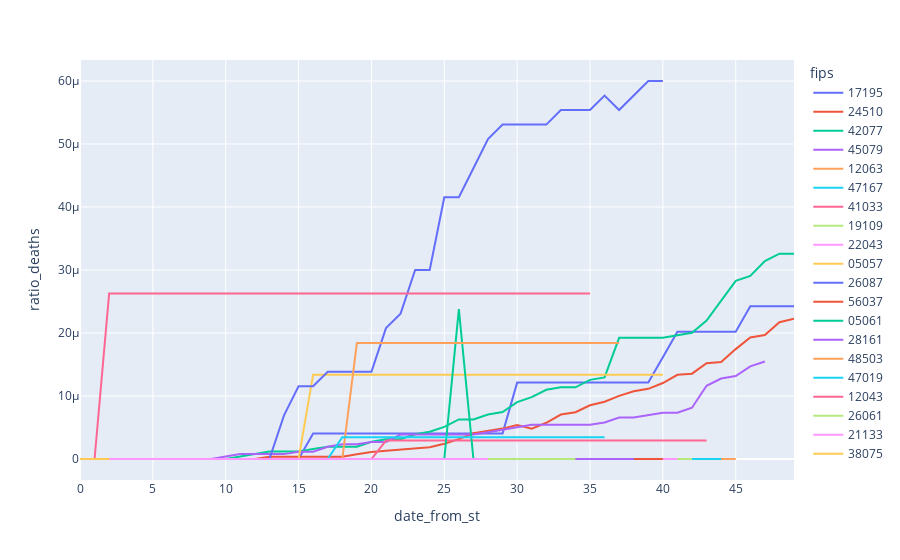

Notebook code cell kept with this figure:
### Code cell
import random

selected_county = random.sample(FIPS_mt, 20)
deaths_selected = deaths[(deaths["fips"].isin(selected_county))]
# pd.Series([deaths_selected[(deaths_selected["fips"]==fips) & deaths_selected["cases"]!=0]['date'].min() for fips in deaths_selected["fips"]])
deaths_selected["date_from_st"] = deaths_selected["date"].values - pd.Series([deaths_selected[(deaths_selected["fips"]==fips) & (deaths_selected["cases"]!=0)]['date'].min() for fips in deaths_selected["fips"]]).values
# print(len(deaths_selected["date"]),len(pd.Series([deaths_selected[(deaths_selected["fips"]==fips) & deaths_selected["cases"]!=0]['date'].min() for fips in deaths_selected["fips"]])))
deaths_selected["date_from_st"] = deaths_selected['date_from_st'].apply(lambda x: x.days)
deaths_selected["diff_deaths"] = deaths_selected["ratio_deaths"].diff(-1)
# deaths_selected.dropna(inplace=True)

fig = px.line(deaths_selected, x="date_from_st", y="ratio_deaths", color=deaths_selected["fips"])
fig.show()

### Figure 1 — Plotly figure (JSON) as saved in the notebook; plotly's stock layout.template omitted (floating-point values rounded to 4 significant figures)
{"data": [{"hovertemplate": "fips=17195<br>date_from_st=%{x}<br>ratio_deaths=%{y}<extra></extra>", "legendgroup": "17195", "line": {"color": "#636efa", "dash": "solid"}, "mode": "lines", "name": "17195", "showlegend": true, "type": "scatter", "x": [0, 1, 2, 3, 4, 5, 6, 7, 8, 9, 10, 11, 12, 13, 14, 15, 16, 17, 18, 19, 20, 21, 22, 23, 24, 25, 26, 27, 28, 29, 30, 31, 32, 33, 34, 35, 36, 37, 38, 39, 40, 41, 42, 43, 44, 45, 46, 47, 48, 49], "xaxis": "x", "y": [0, 0, 0, 0, 0, 0, 0, 0, 0, 0, 0, 0, 0, 0, 0, 0, 4.041e-06, 4.041e-06, 4.041e-06, 4.041e-06, 4.041e-06, 4.041e-06, 4.041e-06, 4.041e-06, 4.041e-06, 4.041e-06, 4.041e-06, 4.041e-06, 4.041e-06, 4.041e-06, 1.212e-05, 1.212e-05, 1.212e-05, 1.212e-05, 1.212e-05, 1.212e-05, 1.212e-05, 1.212e-05, 1.212e-05, 1.212e-05, 1.616e-05, 2.021e-05, 2.021e-05, 2.021e-05, 2.021e-05, 2.021e-05, 2.425e-05, 2.425e-05, 2.425e-05, 2.425e-05], "yaxis": "y"}, {"hovertemplate": "fips=24510<br>date_from_st=%{x}<br>ratio_deaths=%{y}<extra></extra>", "legendgroup": "24510", "line": {"color": "#EF553B", "dash": "solid"}, "mode": "lines", "name": "24510", "showlegend": true, "type": "scatter", "x": [0, 1, 2, 3, 4, 5, 6, 7, 8, 9, 10, 11, 12, 13, 14, 15, 16, 17, 18, 19, 20, 21, 22, 23, 24, 25, 26, 27, 28, 29, 30, 31, 32, 33, 34, 35, 36, 37, 38, 39, 40, 41, 42, 43, 44, 45, 46, 47, 48, 49], "xaxis": "x", "y": [0, 0, 0, 0, 0, 0, 0, 0, 0, 0, 0, 0, 0, 3.711e-07, 3.711e-07, 3.711e-07, 3.711e-07, 3.711e-07, 3.711e-07, 7.422e-07, 1.113e-06, 1.299e-06, 1.484e-06, 1.67e-06, 1.855e-06, 2.412e-06, 3.154e-06, 4.082e-06, 4.453e-06, 4.824e-06, 5.381e-06, 4.824e-06, 5.752e-06, 7.051e-06, 7.422e-06, 8.535e-06, 9.092e-06, 1.002e-05, 1.076e-05, 1.113e-05, 1.206e-05, 1.336e-05, 1.354e-05, 1.521e-05, 1.54e-05, 1.744e-05, 1.93e-05, 1.967e-05, 2.171e-05, 2.227e-05], "yaxis": "y"}, {"hovertemplate": "fips=42077<br>date_from_st=%{x}<br>ratio_deaths=%{y}<extra></extra>", "legendgroup": "42077", "line": {"color": "#00cc96", "dash": "solid"}, "mode": "lines", "name": "42077", "showlegend": true, "type": "scatter", "x": [0, 1, 2, 3, 4, 5, 6, 7, 8, 9, 10, 11, 12, 13, 14, 15, 16, 17, 18, 19, 20, 21, 22, 23, 24, 25, 26, 27, 28, 29, 30, 31, 32, 33, 34, 35, 36, 37, 38, 39, 40, 41, 42, 43, 44, 45, 46, 47, 48, 49], "xaxis": "x", "y": [0, 0, 0, 0, 0, 0, 0, 0, 0, 0, 0, 3.926e-07, 7.851e-07, 1.178e-06, 1.178e-06, 1.178e-06, 1.57e-06, 1.963e-06, 1.963e-06, 1.963e-06, 2.748e-06, 3.141e-06, 3.141e-06, 3.926e-06, 4.318e-06, 5.103e-06, 6.281e-06, 6.281e-06, 7.066e-06, 7.459e-06, 9.029e-06, 9.814e-06, 1.099e-05, 1.138e-05, 1.138e-05, 1.256e-05, 1.295e-05, 1.924e-05, 1.924e-05, 1.924e-05, 1.924e-05, 1.963e-05, 2.002e-05, 2.198e-05, 2.512e-05, 2.826e-05, 2.905e-05, 3.141e-05, 3.258e-05, 3.258e-05], "yaxis": "y"}, {"hovertemplate": "fips=45079<br>date_from_st=%{x}<br>ratio_deaths=%{y}<extra></extra>", "legendgroup": "45079", "line": {"color": "#ab63fa", "dash": "solid"}, "mode": "lines", "name": "45079", "showlegend": true, "type": "scatter", "x": [0, 1, 2, 3, 4, 5, 6, 7, 8, 9, 10, 11, 12, 13, 14, 15, 16, 17, 18, 19, 20, 21, 22, 23, 24, 25, 26, 27, 28, 29, 30, 31, 32, 33, 34, 35, 36, 37, 38, 39, 40, 41, 42, 43, 44, 45, 46, 47], "xaxis": "x", "y": [0, 0, 0, 0, 0, 0, 0, 0, 0, 0, 3.872e-07, 7.743e-07, 7.743e-07, 7.743e-07, 7.743e-07, 1.161e-06, 1.161e-06, 1.936e-06, 2.323e-06, 2.323e-06, 2.71e-06, 2.71e-06, 3.872e-06, 3.872e-06, 3.872e-06, 3.872e-06, 3.872e-06, 3.872e-06, 4.259e-06, 4.646e-06, 5.033e-06, 5.42e-06, 5.42e-06, 5.42e-06, 5.42e-06, 5.42e-06, 5.807e-06, 6.582e-06, 6.582e-06, 6.969e-06, 7.356e-06, 7.356e-06, 8.13e-06, 1.161e-05, 1.278e-05, 1.316e-05, 1.471e-05, 1.549e-05], "yaxis": "y"}, {"hovertemplate": "fips=12063<br>date_from_st=%{x}<br>ratio_deaths=%{y}<extra></extra>", "legendgroup": "12063", "line": {"color": "#FFA15A", "dash": "solid"}, "mode": "lines", "name": "12063", "showlegend": true, "type": "scatter", "x": [0, 1, 2, 3, 4, 5, 6, 7, 8, 9, 10, 11, 12, 13, 14, 15, 16, 17, 18, 19, 20, 21, 22, 23, 24, 25, 26, 27, 28, 29, 30, 31, 32, 33, 34, 35, 36, 37, 38, 39, 40, 41, 42, 43, 44, 45], "xaxis": "x", "y": [0, 0, 0, 0, 0, 0, 0, 0, 0, 0, 0, 0, 0, 0, 0, 0, 0, 0, 0, 0, 0, 0, 0, 0, 0, 0, 0, 0, 0, 0, 0, 0, 0, 0, 0, 0, 0, 0, 0, 0, 0, 0, 0, 0, 0, 0], "yaxis": "y"}, {"hovertemplate": "fips=47167<br>date_from_st=%{x}<br>ratio_deaths=%{y}<extra></extra>", "legendgroup": "47167", "line": {"color": "#19d3f3", "dash": "solid"}, "mode": "lines", "name": "47167", "showlegend": true, "type": "scatter", "x": [0, 1, 2, 3, 4, 5, 6, 7, 8, 9, 10, 11, 12, 13, 14, 15, 16, 17, 18, 19, 20, 21, 22, 23, 24, 25, 26, 27, 28, 29, 30, 31, 32, 33, 34, 35, 36, 37, 38, 39, 40, 41, 42, 43, 44], "xaxis": "x", "y": [0, 0, 0, 0, 0, 0, 0, 0, 0, 0, 0, 0, 0, 0, 0, 0, 0, 0, 0, 0, 0, 0, 0, 0, 0, 0, 0, 0, 0, 0, 0, 0, 0, 0, 0, 0, 0, 0, 0, 0, 0, 0, 0, 0, 0], "yaxis": "y"}, {"hovertemplate": "fips=41033<br>date_from_st=%{x}<br>ratio_deaths=%{y}<extra></extra>", "legendgroup": "41033", "line": {"color": "#FF6692", "dash": "solid"}, "mode": "lines", "name": "41033", "showlegend": true, "type": "scatter", "x": [0, 1, 2, 3, 4, 5, 6, 7, 8, 9, 10, 11, 12, 13, 14, 15, 16, 17, 18, 19, 20, 21, 22, 23, 24, 25, 26, 27, 28, 29, 30, 31, 32, 33, 34, 35, 36, 37, 38, 39, 40, 41, 42, 43], "xaxis": "x", "y": [0, 0, 0, 0, 0, 0, 0, 0, 0, 0, 0, 0, 0, 0, 0, 0, 0, 0, 0, 0, 0, 2.919e-06, 2.919e-06, 2.919e-06, 2.919e-06, 2.919e-06, 2.919e-06, 2.919e-06, 2.919e-06, 2.919e-06, 2.919e-06, 2.919e-06, 2.919e-06, 2.919e-06, 2.919e-06, 2.919e-06, 2.919e-06, 2.919e-06, 2.919e-06, 2.919e-06, 2.919e-06, 2.919e-06, 2.919e-06, 2.919e-06], "yaxis": "y"}, {"hovertemplate": "fips=19109<br>date_from_st=%{x}<br>ratio_deaths=%{y}<extra></extra>", "legendgroup": "19109", "line": {"color": "#B6E880", "dash": "solid"}, "mode": "lines", "name": "19109", "showlegend": true, "type": "scatter", "x": [0, 1, 2, 3, 4, 5, 6, 7, 8, 9, 10, 11, 12, 13, 14, 15, 16, 17, 18, 19, 20, 21, 22, 23, 24, 25, 26, 27, 28, 29, 30, 31, 32, 33, 34, 35, 36, 37, 38, 39, 40, 41, 42], "xaxis": "x", "y": [0, 0, 0, 0, 0, 0, 0, 0, 0, 0, 0, 0, 0, 0, 0, 0, 0, 0, 0, 0, 0, 0, 0, 0, 0, 0, 0, 0, 0, 0, 0, 0, 0, 0, 0, 0, 0, 0, 0, 0, 0, 0, 0], "yaxis": "y"}, {"hovertemplate": "fips=22043<br>date_from_st=%{x}<br>ratio_deaths=%{y}<extra></extra>", "legendgroup": "22043", "line": {"color": "#FF97FF", "dash": "solid"}, "mode": "lines", "name": "22043", "showlegend": true, "type": "scatter", "x": [0, 1, 2, 3, 4, 5, 6, 7, 8, 9, 10, 11, 12, 13, 14, 15, 16, 17, 18, 19, 20, 21, 22, 23, 24, 25, 26, 27, 28, 29, 30, 31, 32, 33, 34, 35, 36, 37, 38, 39, 40, 41], "xaxis": "x", "y": [0, 0, 0, 0, 0, 0, 0, 0, 0, 0, 0, 0, 0, 0, 0, 0, 0, 0, 0, 0, 0, 0, 0, 0, 0, 0, 0, 0, 0, 0, 0, 0, 0, 0, 0, 0, 0, 0, 0, 0, 0, 0], "yaxis": "y"}, {"hovertemplate": "fips=05057<br>date_from_st=%{x}<br>ratio_deaths=%{y}<extra></extra>", "legendgroup": "05057", "line": {"color": "#FECB52", "dash": "solid"}, "mode": "lines", "name": "05057", "showlegend": true, "type": "scatter", "x": [0, 1, 2, 3, 5, 6, 7, 8, 9, 10, 11, 12, 13, 14, 15, 16, 17, 18, 19, 20, 21, 22, 23, 24, 25, 26, 27, 28, 29, 30, 31, 32, 33, 34, 35, 36, 37, 38, 39, 40], "xaxis": "x", "y": [0, 0, 0, 0, 0, 0, 0, 0, 0, 0, 0, 0, 0, 0, 0, 1.338e-05, 1.338e-05, 1.338e-05, 1.338e-05, 1.338e-05, 1.338e-05, 1.338e-05, 1.338e-05, 1.338e-05, 1.338e-05, 1.338e-05, 1.338e-05, 1.338e-05, 1.338e-05, 1.338e-05, 1.338e-05, 1.338e-05, 1.338e-05, 1.338e-05, 1.338e-05, 1.338e-05, 1.338e-05, 1.338e-05, 1.338e-05, 1.338e-05], "yaxis": "y"}, {"hovertemplate": "fips=26087<br>date_from_st=%{x}<br>ratio_deaths=%{y}<extra></extra>", "legendgroup": "26087", "line": {"color": "#636efa", "dash": "solid"}, "mode": "lines", "name": "26087", "showlegend": true, "type": "scatter", "x": [0, 1, 2, 3, 4, 5, 6, 7, 8, 9, 10, 11, 12, 13, 14, 15, 16, 17, 18, 19, 20, 21, 22, 23, 24, 25, 26, 27, 28, 29, 30, 31, 32, 33, 34, 35, 36, 37, 38, 39, 40], "xaxis": "x", "y": [0, 0, 0, 0, 0, 0, 0, 0, 0, 0, 0, 0, 0, 0, 6.923e-06, 1.154e-05, 1.154e-05, 1.385e-05, 1.385e-05, 1.385e-05, 1.385e-05, 2.077e-05, 2.308e-05, 3e-05, 3e-05, 4.154e-05, 4.154e-05, 4.615e-05, 5.077e-05, 5.307e-05, 5.307e-05, 5.307e-05, 5.307e-05, 5.538e-05, 5.538e-05, 5.538e-05, 5.769e-05, 5.538e-05, 5.769e-05, 6e-05, 6e-05], "yaxis": "y"}, {"hovertemplate": "fips=56037<br>date_from_st=%{x}<br>ratio_deaths=%{y}<extra></extra>", "legendgroup": "56037", "line": {"color": "#EF553B", "dash": "solid"}, "mode": "lines", "name": "56037", "showlegend": true, "type": "scatter", "x": [0, 1, 2, 3, 4, 5, 6, 7, 8, 9, 10, 11, 12, 13, 14, 15, 16, 17, 18, 19, 20, 21, 22, 23, 24, 25, 26, 27, 28, 29, 30, 31, 32, 33, 34, 35, 36, 37, 38, 39, 40], "xaxis": "x", "y": [0, 0, 0, 0, 0, 0, 0, 0, 0, 0, 0, 0, 0, 0, 0, 0, 0, 0, 0, 0, 0, 0, 0, 0, 0, 0, 0, 0, 0, 0, 0, 0, 0, 0, 0, 0, 0, 0, 0, 0, 0], "yaxis": "y"}, {"hovertemplate": "fips=05061<br>date_from_st=%{x}<br>ratio_deaths=%{y}<extra></extra>", "legendgroup": "05061", "line": {"color": "#00cc96", "dash": "solid"}, "mode": "lines", "name": "05061", "showlegend": true, "type": "scatter", "x": [0, 1, 2, 3, 4, 5, 6, 7, 8, 9, 10, 11, 12, 13, 14, 15, 16, 17, 18, 19, 20, 21, 22, 23, 24, 25, 26, 27, 28, 29, 30, 31, 32, 33, 34, 35, 36, 37, 38], "xaxis": "x", "y": [0, 0, 0, 0, 0, 0, 0, 0, 0, 0, 0, 0, 0, 0, 0, 0, 0, 0, 0, 0, 0, 0, 0, 0, 0, 0, 2.378e-05, 0, 0, 0, 0, 0, 0, 0, 0, 0, 0, 0, 0], "yaxis": "y"}, {"hovertemplate": "fips=28161<br>date_from_st=%{x}<br>ratio_deaths=%{y}<extra></extra>", "legendgroup": "28161", "line": {"color": "#ab63fa", "dash": "solid"}, "mode": "lines", "name": "28161", "showlegend": true, "type": "scatter", "x": [0, 1, 2, 3, 4, 5, 6, 7, 8, 9, 10, 11, 12, 13, 14, 15, 16, 17, 18, 19, 20, 21, 22, 23, 24, 25, 26, 27, 28, 29, 30, 31, 32, 33, 34, 35, 36, 37, 38], "xaxis": "x", "y": [0, 0, 0, 0, 0, 0, 0, 0, 0, 0, 0, 0, 0, 0, 0, 0, 0, 0, 0, 0, 0, 0, 0, 0, 0, 0, 0, 0, 0, 0, 0, 0, 0, 0, 0, 0, 0, 0, 0], "yaxis": "y"}, {"hovertemplate": "fips=48503<br>date_from_st=%{x}<br>ratio_deaths=%{y}<extra></extra>", "legendgroup": "48503", "line": {"color": "#FFA15A", "dash": "solid"}, "mode": "lines", "name": "48503", "showlegend": true, "type": "scatter", "x": [0, 1, 2, 3, 4, 5, 6, 7, 8, 9, 10, 11, 12, 13, 14, 15, 16, 17, 18, 19, 20, 21, 22, 23, 24, 25, 26, 27, 28, 29, 30, 31, 32, 33, 34, 35, 36, 37], "xaxis": "x", "y": [0, 0, 0, 0, 0, 0, 0, 0, 0, 0, 0, 0, 0, 0, 0, 0, 0, 0, 0, 1.841e-05, 1.841e-05, 1.841e-05, 1.841e-05, 1.841e-05, 1.841e-05, 1.841e-05, 1.841e-05, 1.841e-05, 1.841e-05, 1.841e-05, 1.841e-05, 1.841e-05, 1.841e-05, 1.841e-05, 1.841e-05, 1.841e-05, 1.841e-05, 1.841e-05], "yaxis": "y"}, {"hovertemplate": "fips=47019<br>date_from_st=%{x}<br>ratio_deaths=%{y}<extra></extra>", "legendgroup": "47019", "line": {"color": "#19d3f3", "dash": "solid"}, "mode": "lines", "name": "47019", "showlegend": true, "type": "scatter", "x": [0, 1, 2, 3, 4, 5, 6, 7, 8, 9, 10, 11, 12, 13, 14, 15, 16, 17, 18, 19, 20, 21, 22, 23, 24, 25, 26, 27, 28, 29, 30, 31, 32, 33, 34, 35, 36], "xaxis": "x", "y": [0, 0, 0, 0, 0, 0, 0, 0, 0, 0, 0, 0, 0, 0, 0, 0, 0, 0, 3.462e-06, 3.462e-06, 3.462e-06, 3.462e-06, 3.462e-06, 3.462e-06, 3.462e-06, 3.462e-06, 3.462e-06, 3.462e-06, 3.462e-06, 3.462e-06, 3.462e-06, 3.462e-06, 3.462e-06, 3.462e-06, 3.462e-06, 3.462e-06, 3.462e-06], "yaxis": "y"}, {"hovertemplate": "fips=12043<br>date_from_st=%{x}<br>ratio_deaths=%{y}<extra></extra>", "legendgroup": "12043", "line": {"color": "#FF6692", "dash": "solid"}, "mode": "lines", "name": "12043", "showlegend": true, "type": "scatter", "x": [0, 1, 2, 3, 4, 5, 6, 7, 8, 9, 10, 11, 12, 13, 14, 15, 16, 17, 18, 19, 20, 21, 22, 23, 24, 25, 26, 27, 28, 29, 30, 31, 32, 33, 34, 35], "xaxis": "x", "y": [0, 0, 2.628e-05, 2.628e-05, 2.628e-05, 2.628e-05, 2.628e-05, 2.628e-05, 2.628e-05, 2.628e-05, 2.628e-05, 2.628e-05, 2.628e-05, 2.628e-05, 2.628e-05, 2.628e-05, 2.628e-05, 2.628e-05, 2.628e-05, 2.628e-05, 2.628e-05, 2.628e-05, 2.628e-05, 2.628e-05, 2.628e-05, 2.628e-05, 2.628e-05, 2.628e-05, 2.628e-05, 2.628e-05, 2.628e-05, 2.628e-05, 2.628e-05, 2.628e-05, 2.628e-05, 2.628e-05], "yaxis": "y"}, {"hovertemplate": "fips=26061<br>date_from_st=%{x}<br>ratio_deaths=%{y}<extra></extra>", "legendgroup": "26061", "line": {"color": "#B6E880", "dash": "solid"}, "mode": "lines", "name": "26061", "showlegend": true, "type": "scatter", "x": [0, 1, 2, 3, 4, 5, 6, 7, 8, 9, 10, 11, 12, 13, 14, 15, 16, 17, 18, 19, 20, 21, 22, 23, 24, 25, 26, 27, 28, 29, 30, 31, 32, 33, 34], "xaxis": "x", "y": [0, 0, 0, 0, 0, 0, 0, 0, 0, 0, 0, 0, 0, 0, 0, 0, 0, 0, 0, 0, 0, 0, 0, 0, 0, 0, 0, 0, 0, 0, 0, 0, 0, 0, 0], "yaxis": "y"}, {"hovertemplate": "fips=21133<br>date_from_st=%{x}<br>ratio_deaths=%{y}<extra></extra>", "legendgroup": "21133", "line": {"color": "#FF97FF", "dash": "solid"}, "mode": "lines", "name": "21133", "showlegend": true, "type": "scatter", "x": [0, 1, 2, 3, 4, 5, 6, 7, 8, 9, 10, 11, 12, 13, 14, 15, 16, 17, 18, 19, 20, 21, 22, 23, 24, 25, 26, 27, 28], "xaxis": "x", "y": [0, 0, 0, 0, 0, 0, 0, 0, 0, 0, 0, 0, 0, 0, 0, 0, 0, 0, 0, 0, 0, 0, 0, 0, 0, 0, 0, 0, 0], "yaxis": "y"}, {"hovertemplate": "fips=38075<br>date_from_st=%{x}<br>ratio_deaths=%{y}<extra></extra>", "legendgroup": "38075", "line": {"color": "#FECB52", "dash": "solid"}, "mode": "lines", "name": "38075", "showlegend": true, "type": "scatter", "x": [0, 1, 2], "xaxis": "x", "y": [0, 0, 0], "yaxis": "y"}], "layout": {"legend": {"title": {"text": "fips"}, "tracegroupgap": 0}, "margin": {"t": 60}, "xaxis": {"anchor": "y", "domain": [0, 1], "title": {"text": "date_from_st"}}, "yaxis": {"anchor": "x", "domain": [0, 1], "title": {"text": "ratio_deaths"}}}}
